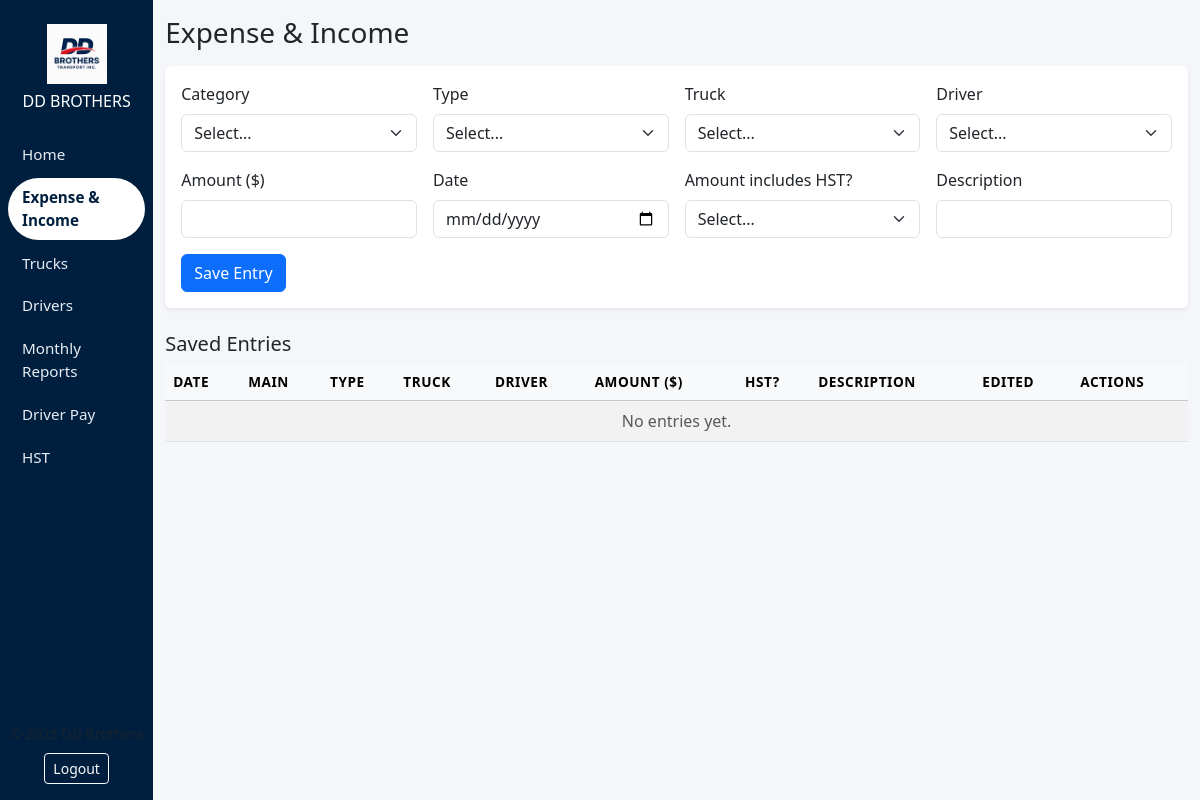
Before: /expense-income (signed in) with the older database file.
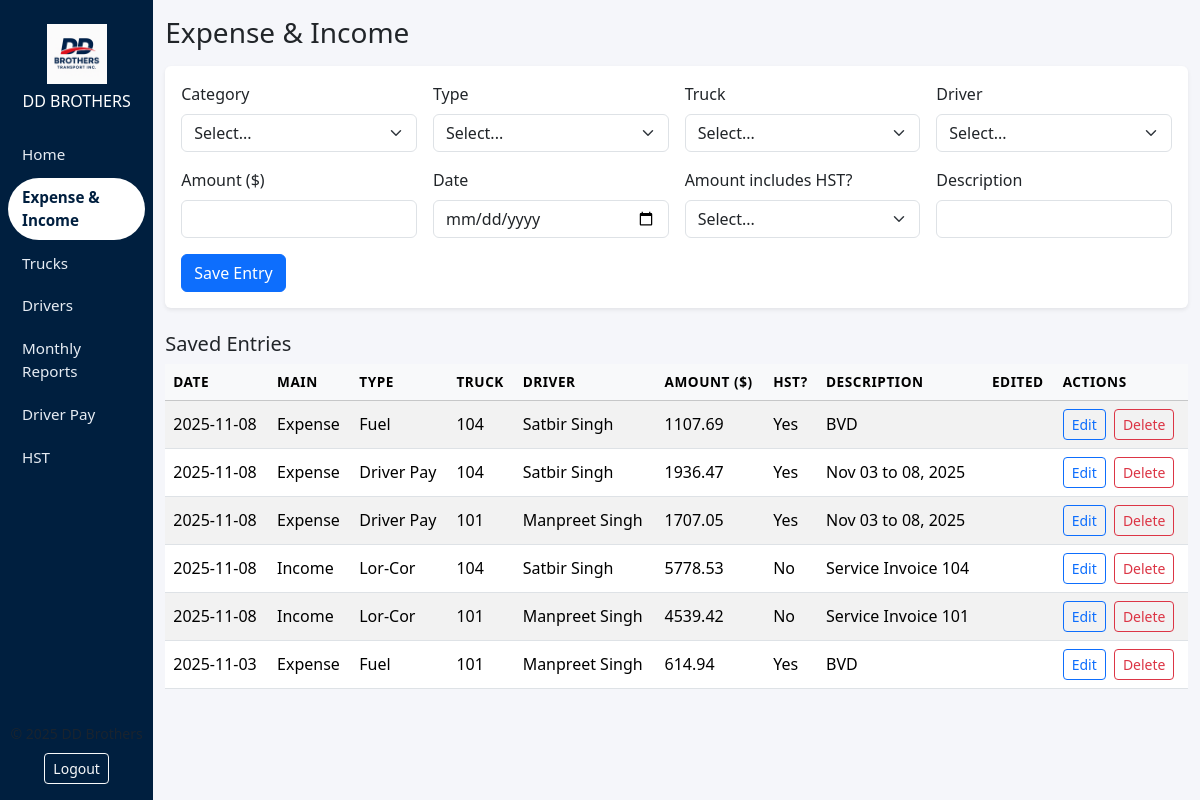
After: the same page with the newer database file.
### tables this page shows
CREATE TABLE entries (
            id INTEGER PRIMARY KEY AUTOINCREMENT,
            main_category TEXT NOT NULL,
            sub_category TEXT NOT NULL,
            truck_id INTEGER NOT NULL,
            driver_id INTEGER NOT NULL,
            amount REAL NOT NULL,
            date TEXT NOT NULL,
            includes_hst INTEGER NOT NULL DEFAULT 0,
            description TEXT NOT NULL,
            edited INTEGER NOT NULL DEFAULT 0,
            created_at TEXT NOT NULL,
            updated_at TEXT NOT NULL,
            FOREIGN KEY (truck_id) REFERENCES trucks(id),
            FOREIGN KEY (driver_id) REFERENCES drivers(id)
        );

CREATE TABLE trucks (
            id INTEGER PRIMARY KEY AUTOINCREMENT,
            number TEXT UNIQUE NOT NULL,
            active INTEGER NOT NULL DEFAULT 1
        );

CREATE TABLE drivers (
            id INTEGER PRIMARY KEY AUTOINCREMENT,
            name TEXT UNIQUE NOT NULL,
            active INTEGER NOT NULL DEFAULT 1
        );

### app.py (the view, shortened to what this page needs)
@app.route("/expense-income", methods=["GET", "POST"])
@login_required
def expense_income():
    conn = get_db_connection()
    cur = conn.cursor()
    cur.execute("SELECT * FROM trucks WHERE active=1 ORDER BY number")
    trucks = cur.fetchall()
    cur.execute("SELECT * FROM drivers WHERE active=1 ORDER BY name")
    drivers = cur.fetchall()
    cur.execute(
        """
        SELECT e.*, t.number AS truck_number, d.name AS driver_name
        FROM entries e
        JOIN trucks t ON e.truck_id = t.id
        JOIN drivers d ON e.driver_id = d.id
        ORDER BY date(e.date) DESC, e.id DESC
        """
    )
    entries = cur.fetchall()
    conn.close()
    return render_template("expense_income.html", trucks=trucks, drivers=drivers, entries=entries)

### app.py (called while the page is built)
def get_db_connection():
    conn = sqlite3.connect(DB_NAME)
    conn.row_factory = sqlite3.Row
    return conn

def login_required(f):
    @wraps(f)
    def decorated(*args, **kwargs):
        if not session.get("logged_in"):
            return redirect(url_for("login"))
        return f(*args, **kwargs)
    return decorated

@app.context_processor
def inject_now():
    return {"now": datetime.now()}

### templates/expense_income.html (shortened to what this page needs)
{% extends "base.html" %}
{% block content %}
<h3 class="mb-3">Expense &amp; Income</h3>
<div class="card shadow-sm border-0 mb-4">
  <div class="card-body">
    <form method="post" class="row g-3">
      <div class="col-md-3">
        <label class="form-label">Category</label>
        <select name="category" id="category" class="form-select" required>
          <option value="">Select...</option>
        </select>
      </div>
      <div class="col-md-3">
        <label class="form-label">Type</label>
        <select name="type" id="type" class="form-select" required>
          <option value="">Select...</option>
        </select>
      </div>
      <div class="col-md-3">
        <label class="form-label">Truck</label>
        <select name="truck_id" class="form-select" required>
          <option value="">Select...</option>
        </select>
      </div>
      <div class="col-md-3">
        <label class="form-label">Driver</label>
        <select name="driver_id" class="form-select" required>
          <option value="">Select...</option>
        </select>
      </div>
      <div class="col-md-3">
        <label class="form-label">Amount ($)</label>
        <input type="number" step="0.01" min="0" name="amount" class="form-control" required>
      </div>
      <div class="col-md-3">
        <label class="form-label">Date</label>
        <input type="date" name="date" class="form-control" required>
      </div>
      <div class="col-md-3">
        <label class="form-label">Amount includes HST?</label>
        <select name="includes_hst" class="form-select" required>
          <option value="">Select...</option>
        </select>
      </div>
      <div class="col-md-3">
        <label class="form-label">Description</label>
        <input type="text" name="description" class="form-control" required>
      </div>
      <div class="col-md-12">
        <button type="submit" class="btn btn-primary">Save Entry</button>
      </div>
    </form>
  </div>
</div>
<h5 class="mb-2">Saved Entries</h5>
<div class="table-responsive">
  <table class="table table-striped table-hover align-middle">
    <thead class="table-light">
      <tr>
        <th>Date</th>
        <th>Main</th>
        <th>Type</th>
        <th>Truck</th>
        <th>Driver</th>
        <th>Amount ($)</th>
        <th>HST?</th>
        <th>Description</th>
        <th>Edited</th>
        <th>Actions</th>
      </tr>
    </thead>
    <tbody>
      {% for e in entries %}
      <tr>
        <td>{{ e.date }}</td>
        <td>{{ e.main_category }}</td>
        <td>{{ e.sub_category }}</td>
        <td>{{ e.truck_number }}</td>
        <td>{{ e.driver_name }}</td>
        <td>{{ "%.2f"|format(e.amount) }}</td>
        <td>{% if e.includes_hst %}Yes{% else %}No{% endif %}</td>
        <td>{{ e.description }}</td>
        <td>{% if e.edited %}<span class="badge bg-warning text-dark">Edited</span>{% endif %}</td>
        <td>
          <button type="button" class="btn btn-sm btn-outline-primary me-1" onclick="askPasswordAndGo('{{ url_for('edit_entry', entry_id=e.id) }}')">Edit</button>
          <button type="button" class="btn btn-sm btn-outline-danger" onclick="askPasswordAndGo('{{ url_for('delete_entry', entry_id=e.id) }}')">Delete</button>
        </td>
      </tr>
      {% else %}
      <tr><td colspan="10" class="text-center text-muted">No entries yet.</td></tr>
      {% endfor %}
    </tbody>
  </table>
</div>
{% endblock %}

### templates/base.html (shortened to what this page needs)
<!doctype html>
<html lang="en">
  <head>
    <link href="https://cdn.jsdelivr.net/npm/bootstrap@5.3.3/dist/css/bootstrap.min.css" rel="stylesheet">
    <link href="{{ url_for('static', filename='css/styles.css') }}" rel="stylesheet">
  </head>
  <body>
    <div class="d-flex">
      <nav id="sidebar" class="sidebar bg-navy text-white">
        <div class="sidebar-header text-center py-4">
          <img src="{{ url_for('static', filename='images/dd_logo.png') }}" alt="DD Brothers" class="img-fluid mb-2 logo-img">
          <h6 class="mb-0">DD BROTHERS</h6>
        </div>
        <ul class="nav flex-column px-2">
          <li class="nav-item mb-1"><a class="nav-link sidebar-link {% if request.endpoint=='home' %}active{% endif %}" href="{{ url_for('home') }}">Home</a></li>
          <li class="nav-item mb-1"><a class="nav-link sidebar-link {% if 'expense_income' in request.endpoint %}active{% endif %}" href="{{ url_for('expense_income') }}">Expense &amp; Income</a></li>
          <li class="nav-item mb-1"><a class="nav-link sidebar-link {% if request.endpoint=='trucks' %}active{% endif %}" href="{{ url_for('trucks') }}">Trucks</a></li>
          <li class="nav-item mb-1"><a class="nav-link sidebar-link {% if request.endpoint=='drivers' %}active{% endif %}" href="{{ url_for('drivers') }}">Drivers</a></li>
          <li class="nav-item mb-1"><a class="nav-link sidebar-link {% if 'reports' in request.endpoint %}active{% endif %}" href="{{ url_for('reports') }}">Monthly Reports</a></li>
          <li class="nav-item mb-1"><a class="nav-link sidebar-link {% if 'driver_pay' in request.endpoint %}active{% endif %}" href="{{ url_for('driver_pay') }}">Driver Pay</a></li>
          <li class="nav-item mb-1"><a class="nav-link sidebar-link {% if request.endpoint=='hst' %}active{% endif %}" href="{{ url_for('hst') }}">HST</a></li>
        </ul>
        <div class="mt-auto text-center pb-3">
          <small class="text-muted">&copy; {{ now.year }} DD Brothers</small><br>
          <a href="{{ url_for('logout') }}" class="btn btn-sm btn-outline-light mt-2">Logout</a>
        </div>
      </nav>
      <main class="flex-grow-1 main-content">
        <div class="container-fluid py-3">
          {% block content %}{% endblock %}
        </div>
      </main>
    </div>
  </body>
</html>

### static/css/styles.css (style rules this page uses)
body { font-family: system-ui, -apple-system, BlinkMacSystemFont, "Segoe UI", sans-serif; }
.sidebar { min-height: 100vh; width: 240px; position: sticky; top: 0; display: flex; flex-direction: column; }
.bg-navy { background-color: #001f3f; }
.logo-img { max-height: 60px; }
.sidebar-link { color: #e6ecf3; border-radius: 999px; padding: 8px 14px; font-size: 0.95rem; }
.sidebar-link.active { background-color: #ffffff; color: #001f3f; font-weight: 600; }
.main-content { background-color: #f5f6fa; }
.table thead th { font-size: 0.85rem; text-transform: uppercase; letter-spacing: 0.04em; }

Changed rows visible on the page:
added entries: date "2025-11-08", main_category "Expense", sub_category "Fuel", truck_number "104", driver_name "Satbir Singh", amount "1107.69", includes_hst "Yes", description "BVD"
added entries: date "2025-11-08", main_category "Expense", sub_category "Driver Pay", truck_number "104", driver_name "Satbir Singh", amount "1936.47", includes_hst "Yes", description "Nov 03 to 08, 2025"
added entries: date "2025-11-08", main_category "Expense", sub_category "Driver Pay", truck_number "101", driver_name "Manpreet Singh", amount "1707.05", includes_hst "Yes", description "Nov 03 to 08, 2025"
added entries: date "2025-11-08", main_category "Income", sub_category "Lor-Cor", truck_number "104", driver_name "Satbir Singh", amount "5778.53", includes_hst "No", description "Service Invoice 104"
added entries: date "2025-11-08", main_category "Income", sub_category "Lor-Cor", truck_number "101", driver_name "Manpreet Singh", amount "4539.42", includes_hst "No", description "Service Invoice 101"
added entries: date "2025-11-03", main_category "Expense", sub_category "Fuel", truck_number "101", driver_name "Manpreet Singh", amount "614.94", includes_hst "Yes", description "BVD"
Other visible differences:
text no longer shown: "No entries yet."
